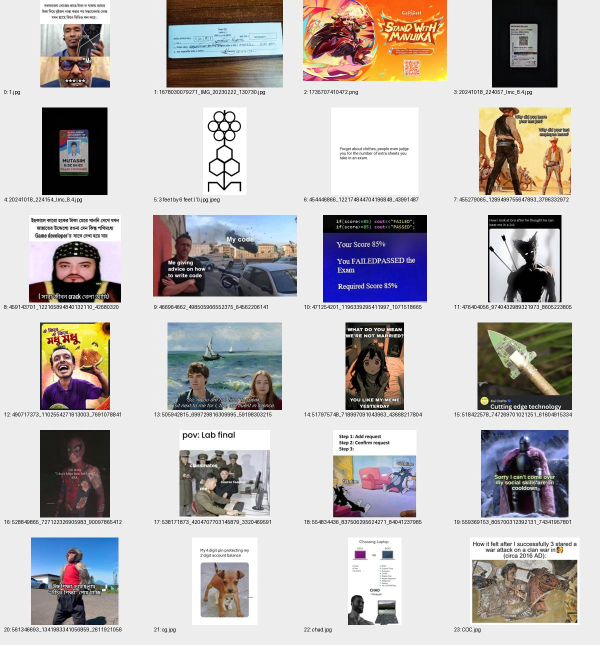
#> input picture reference/contact-1.jpg, 1200 x 1290 px, given as the content of the folder E:/Download/Download, which was not available (shown at 1/2 size)
$ python inspect_assets.py
#> lines starting #> are read from the running program, lines starting #| are printed output that depends on the picture; pictures that were not available may be replaced by others from this repository, and a replacement may not be noted
from pathlib import Path
from PIL import Image, ImageOps, ImageDraw
import json, struct, zlib

root=Path(r'E:\Download\Download')
out=Path(r'D:\Claude\mutasim-portfolio\reference')
files=sorted([p for p in root.iterdir() if p.suffix.lower() in {'.jpg','.jpeg','.png','.webp','.heic'}])
manifest=[]
for start in range(0,len(files),24):
    batch=files[start:start+24]
    sheet=Image.new('RGB',(1200, len(range(0,len(batch),4))*215),'#ededed')
#> sheet: PIL image 1200x215 RGB; every value is 237
    draw=ImageDraw.Draw(sheet)
    for n,p in enumerate(batch):
        idx=start+n
        try:
            im=ImageOps.exif_transpose(Image.open(p)).convert('RGB')
#> im is the input picture: PIL image 1200x1290 RGB; mean R, G, B 188.2, 183.8, 183.1
            manifest.append({'id':idx,'name':p.name,'width':im.width,'height':im.height})
            im.thumbnail((288,175))
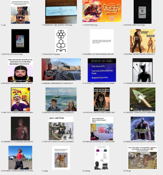
#> im: PIL image 163x175 RGB; mean R, G, B 188.1, 183.7, 183
            x=(n%4)*300; y=(n//4)*215
            sheet.paste(im,(x+(300-im.width)//2,y))
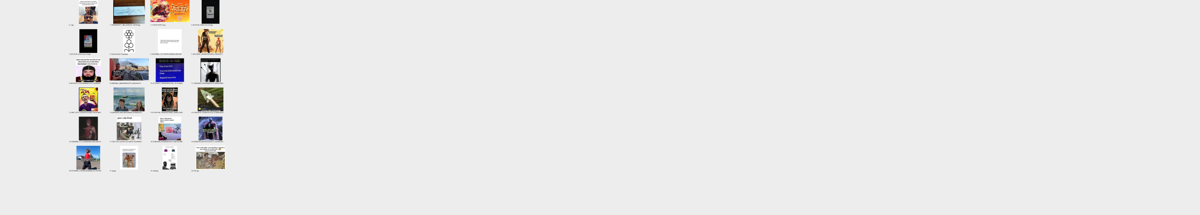
#> sheet: PIL image 1200x215 RGB; mean R, G, B 231.6, 231.1, 231
            draw.text((x+8,y+178),f'{idx}: {p.name[:37]}',fill='black')
        except Exception as e:
            manifest.append({'id':idx,'name':p.name,'error':str(e)})
    sheet.save(out/f'contact-{start//24+1}.jpg')
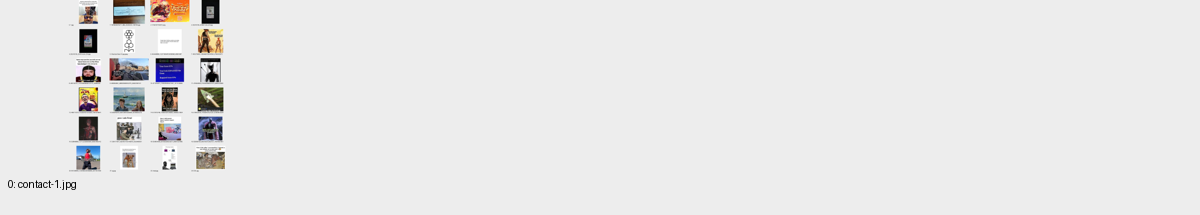
#> saved as contact-1.jpg: PIL image 1200x215 RGB; mean R, G, B 231.5, 231, 230.9
(out/'assets.json').write_text(json.dumps(manifest,indent=2),encoding='utf-8')

# Recover complete entries only from the incomplete reference download.
#> (the run stopped early here; a loop or call above may not have finished)
